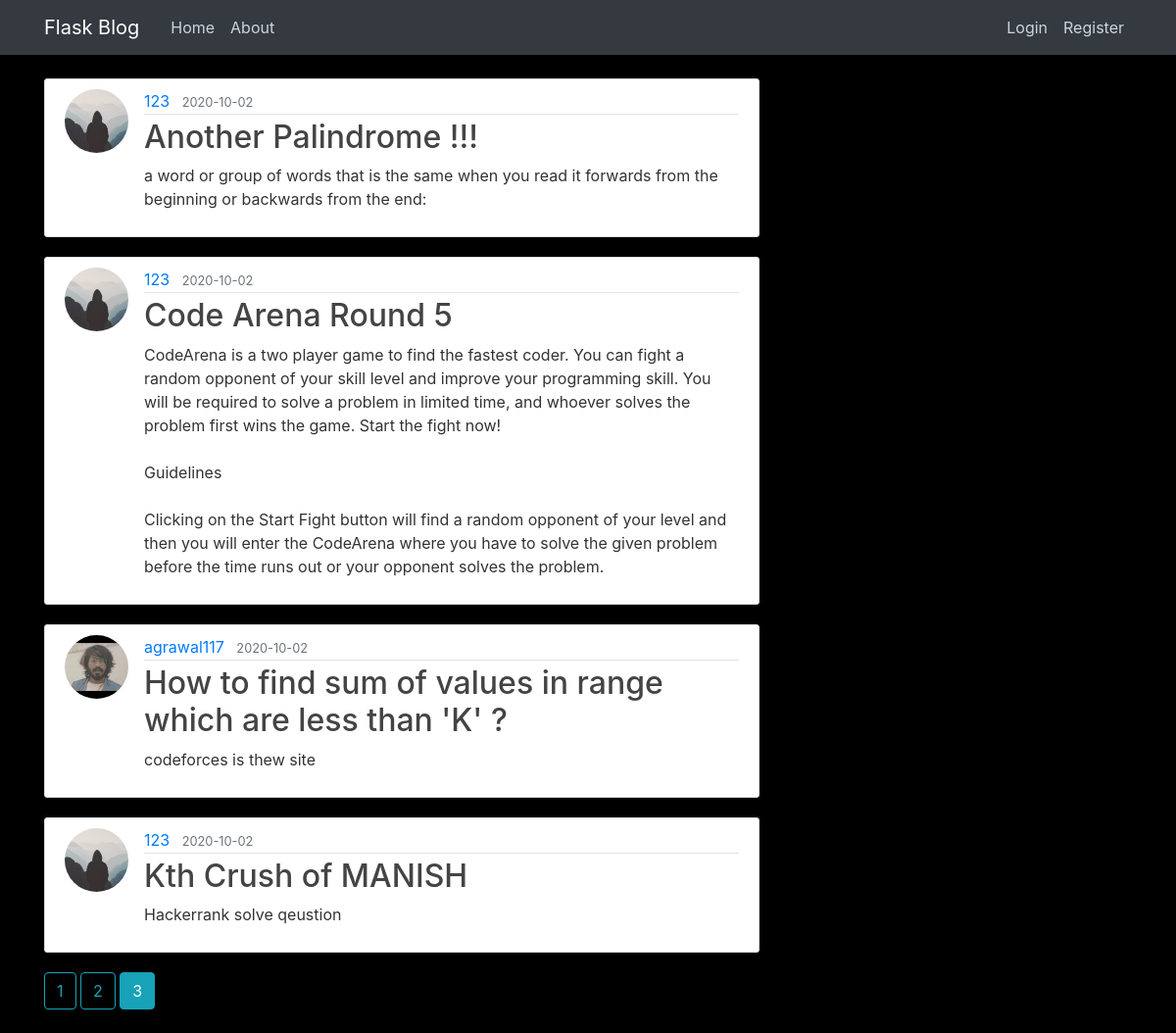
Screenshot of /home?page=3 with the database file from the repository.
### flaskblog/models.py (models this page shows, shortened)
class Post(db.Model):
    id = db.Column(db.Integer, primary_key=True)
    title = db.Column(db.String(100), nullable=False)
    date_posted = db.Column(db.DateTime, nullable=False, default=datetime.utcnow)
    content = db.Column(db.Text, nullable=False)
    user_id = db.Column(db.Integer, db.ForeignKey('user.id'), nullable=False)

class User(db.Model, UserMixin):
    id = db.Column(db.Integer, primary_key=True)
    username = db.Column(db.String(20), unique=True, nullable=False)
    email = db.Column(db.String(120), unique=True, nullable=False)
    image_file = db.Column(db.String(20), nullable=False, default='default.jpg')
    password = db.Column(db.String(60), nullable=False)
    posts = db.relationship('Post', backref='author', lazy=True)

### flaskblog/routes.py (the view)
@app.route("/home")
def home():
	page = request.args.get('page', 1, type=int)
	posts=Post.query.order_by(Post.date_posted.desc()).paginate(page=page, per_page=5)
	return render_template('home.html',posts=posts)

### flaskblog/templates/home.html
{% extends "layout.html" %}
{% block content %}
    {% for post in posts.items %}
    	<article class="media content-section">
    	  <img class="rounded-circle article-img" src="{{ url_for('static', filename='profile_pics/' + post.author.image_file) }}">
		  <div class="media-body">
		    <div class="article-metadata">
		      <a class="mr-2" href="{{ url_for('user_posts', username=post.author.username) }}">{{ post.author.username }}</a>
		      <small class="text-muted">{{ post.date_posted.strftime('%Y-%m-%d') }}</small>
		    </div>
		    <h2><a class="article-title" href="{{ url_for('post', post_id=post.id) }}">{{ post.title }}</a></h2>
		    <p class="article-content">{{ post.content }}</p>
		  </div>
		</article>
    {% endfor %}
    {% for page_num in posts.iter_pages(left_edge=1, right_edge=1, left_current=1, right_current=2) %}
      {% if page_num %}
        {% if posts.page == page_num %}
          <a class="btn btn-info mb-4" href="{{ url_for('home', page=page_num) }}">{{ page_num }}</a>
        {% else %}
          <a class="btn btn-outline-info mb-4" href="{{ url_for('home', page=page_num) }}">{{ page_num }}</a>
        {% endif %}
      {% else %}
        ...
      {% endif %}
    {% endfor %}
{% endblock %}

### flaskblog/static/main.css (style rules this page uses)
body { background: #000; color: #333333; margin-top: 5rem; }
h1, h2, h3, h4, h5, h6 { color: #444444; }
.content-section { background: #ffffff; padding: 10px 20px; border: 1px solid #dddddd; border-radius: 3px; margin-bottom: 20px; }
.article-title { color: #444444; }
.article-content { white-space: pre-line; }
.article-img { height: 65px; width: 65px; margin-right: 16px; }
.article-metadata { padding-bottom: 1px; margin-bottom: 4px; border-bottom: 1px solid #e3e3e3 }

### rows the page displays
Post: image_file (placeholder picture), author.username "123", date_posted "2020-10-02", title "Another Palindrome !!!", content "a word or group of words that is the same when you read it forwards from the beginning or backwards from the end:"
Post: image_file (placeholder picture), author.username "123", date_posted "2020-10-02", title "Code Arena Round 5", content "CodeArena is a two player game to find the fastest coder. You can fight a random opponent of your skill level and improve your programming skill. You will be required to solve a problem in limited time, and whoever solves the problem first wins the game. Start the fight now! Guidelines Clicking on the Start Fight button will find a random opponent of your level and then you will enter the CodeArena where you have to solve the given problem before the time runs out or your opponent solves the problem."
Post: image_file (picture), author.username "agrawal117", date_posted "2020-10-02", title "How to find sum of values in range which are less than 'K' ?", content "codeforces is thew site"
Post: image_file (placeholder picture), author.username "123", date_posted "2020-10-02", title "Kth Crush of MANISH", content "Hackerrank solve qeustion"

### other values shown
{{ page_num }} "1" "2"
{{ page_num }} "3"
